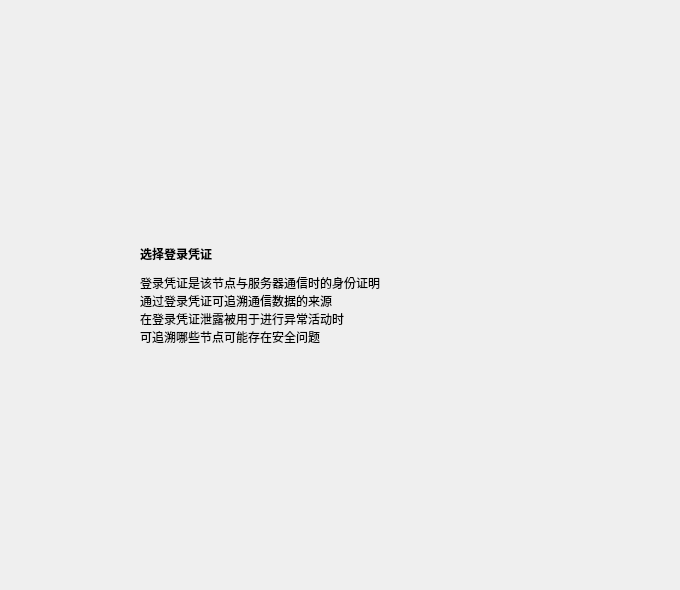
<?xml version="1.0" encoding="UTF-8"?>
<ui version="4.0">
 <class>Token</class>
 <widget class="QWidget" name="Token">
  <property name="geometry">
   <rect>
    <x>0</x>
    <y>0</y>
    <width>680</width>
    <height>590</height>
   </rect>
  </property>
  <property name="windowTitle">
   <string>选择登录凭证</string>
  </property>
  <layout class="QGridLayout" name="gridLayout">
   <item row="0" column="0">
    <layout class="QVBoxLayout" name="base_vert">
     <property name="leftMargin">
      <number>10</number>
     </property>
     <property name="topMargin">
      <number>10</number>
     </property>
     <property name="rightMargin">
      <number>10</number>
     </property>
     <property name="bottomMargin">
      <number>10</number>
     </property>
     <item>
      <spacer name="vert_space_up">
       <property name="orientation">
        <enum>Qt::Vertical</enum>
       </property>
       <property name="sizeHint" stdset="0">
        <size>
         <width>20</width>
         <height>40</height>
        </size>
       </property>
      </spacer>
     </item>
     <item>
      <layout class="QHBoxLayout" name="base_hori">
       <property name="leftMargin">
        <number>10</number>
       </property>
       <property name="topMargin">
        <number>10</number>
       </property>
       <property name="rightMargin">
        <number>10</number>
       </property>
       <property name="bottomMargin">
        <number>10</number>
       </property>
       <item>
        <spacer name="hori_space_left">
         <property name="orientation">
          <enum>Qt::Horizontal</enum>
         </property>
         <property name="sizeHint" stdset="0">
          <size>
           <width>40</width>
           <height>20</height>
          </size>
         </property>
        </spacer>
       </item>
       <item>
        <layout class="QVBoxLayout" name="central">
         <property name="spacing">
          <number>10</number>
         </property>
         <property name="leftMargin">
          <number>10</number>
         </property>
         <property name="topMargin">
          <number>10</number>
         </property>
         <property name="rightMargin">
          <number>10</number>
         </property>
         <property name="bottomMargin">
          <number>10</number>
         </property>
         <item>
          <widget class="QLabel" name="title">
           <property name="minimumSize">
            <size>
             <width>400</width>
             <height>20</height>
            </size>
           </property>
           <property name="maximumSize">
            <size>
             <width>400</width>
             <height>20</height>
            </size>
           </property>
           <property name="font">
            <font>
             <weight>75</weight>
             <bold>true</bold>
            </font>
           </property>
           <property name="text">
            <string>选择登录凭证</string>
           </property>
          </widget>
         </item>
         <item>
          <widget class="QLabel" name="description">
           <property name="text">
            <string>登录凭证是该节点与服务器通信时的身份证明
通过登录凭证可追溯通信数据的来源
在登录凭证泄露被用于进行异常活动时
可追溯哪些节点可能存在安全问题</string>
           </property>
          </widget>
         </item>
         <item>
          <layout class="QVBoxLayout" name="context"/>
         </item>
         <item>
          <layout class="QVBoxLayout" name="footer"/>
         </item>
        </layout>
       </item>
       <item>
        <spacer name="hori_space_right">
         <property name="orientation">
          <enum>Qt::Horizontal</enum>
         </property>
         <property name="sizeHint" stdset="0">
          <size>
           <width>40</width>
           <height>20</height>
          </size>
         </property>
        </spacer>
       </item>
      </layout>
     </item>
     <item>
      <spacer name="vert_space_down">
       <property name="orientation">
        <enum>Qt::Vertical</enum>
       </property>
       <property name="sizeHint" stdset="0">
        <size>
         <width>20</width>
         <height>40</height>
        </size>
       </property>
      </spacer>
     </item>
    </layout>
   </item>
  </layout>
 </widget>
 <resources/>
 <connections/>
</ui>
